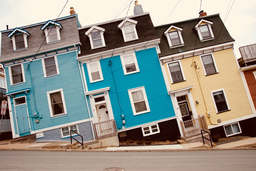
#> input picture raspberry/cv/image.png, 256 x 171 px, shrunk from 1280 x 856 before the run
$ python sepia.py
#> lines starting #> are read from the running program, lines starting #| are printed output that depends on the picture
# -*- coding: utf-8 -*-
"""
Created on Tue Mar 26 00:18:29 2019

@author: arnulfo
"""
from PIL import Image

def norm(value):
    return min(255,int(value))

def filter (old_red,old_green,old_blue):
    nr = norm((0.393 * old_red) + (0.769 * old_green) + (0.189 * old_blue))
    ng = norm((0.349 * old_red) + (0.686 * old_green) + (0.168 * old_blue))
    nb = norm((0.272 * old_red) + (0.534 * old_green) + (0.131 * old_blue))
    return (nr,ng,nb)

im = Image.open('image.png')
#> im is the input picture: PIL image 256x171 RGB; mean R, G, B 147.6, 147.2, 138.6
rgb_im = im.convert('RGB')
width, height = im.size
#> width = 256; height = 171
out = Image.new('RGB', (width, height))
#> out: PIL image 256x171 RGB; every value is 0
for row in range(height):
    for col in range(width):
        r, g, b = rgb_im.getpixel((col, row))
        out.putpixel((col, row), filter (r,g,b))
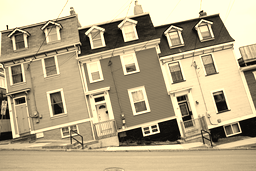
#> out: PIL image 256x171 RGB; mean R, G, B 183.4, 169.5, 136.4
out.save("sepia.png")

$ run again, with raspberry/cv/puppy.bmp saved as raspberry/cv/image.png
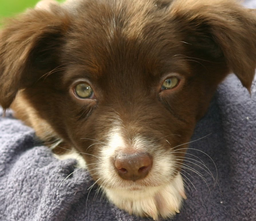
#> input picture raspberry/cv/puppy.bmp, 256 x 221 px, shrunk from 894 x 772 before the run
#> im is the input picture: PIL image 256x221 RGB; mean R, G, B 105.4, 90.2, 72.8
#> after the loop `for row in range(height):`:
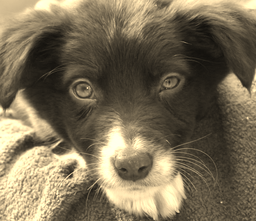
#> out: PIL image 256x221 RGB; mean R, G, B 121.9, 109.8, 85.9
